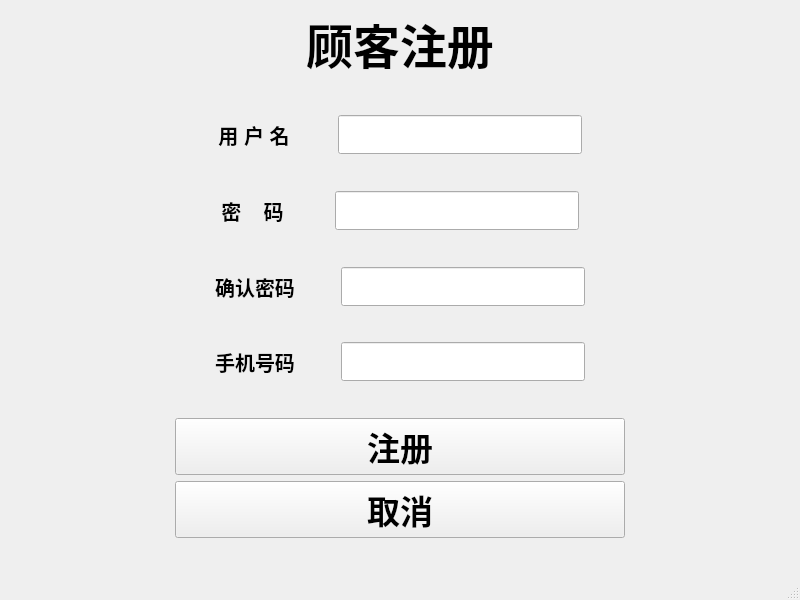
<?xml version="1.0" encoding="UTF-8"?>
<ui version="4.0">
 <class>MainWindow_customRegister</class>
 <widget class="QMainWindow" name="MainWindow_customRegister">
  <property name="geometry">
   <rect>
    <x>0</x>
    <y>0</y>
    <width>800</width>
    <height>600</height>
   </rect>
  </property>
  <property name="windowTitle">
   <string>顾客注册</string>
  </property>
  <widget class="QWidget" name="centralwidget">
   <layout class="QGridLayout" name="gridLayout">
    <item row="0" column="1">
     <layout class="QVBoxLayout" name="verticalLayout">
      <item>
       <widget class="QLabel" name="label">
        <property name="font">
         <font>
          <pointsize>35</pointsize>
          <weight>75</weight>
          <bold>true</bold>
         </font>
        </property>
        <property name="text">
         <string>顾客注册</string>
        </property>
        <property name="alignment">
         <set>Qt::AlignCenter</set>
        </property>
       </widget>
      </item>
      <item>
       <spacer name="verticalSpacer">
        <property name="orientation">
         <enum>Qt::Vertical</enum>
        </property>
        <property name="sizeHint" stdset="0">
         <size>
          <width>20</width>
          <height>40</height>
         </size>
        </property>
       </spacer>
      </item>
      <item>
       <layout class="QHBoxLayout" name="horizontalLayout">
        <item>
         <spacer name="horizontalSpacer_3">
          <property name="orientation">
           <enum>Qt::Horizontal</enum>
          </property>
          <property name="sizeHint" stdset="0">
           <size>
            <width>40</width>
            <height>20</height>
           </size>
          </property>
         </spacer>
        </item>
        <item>
         <widget class="QLabel" name="label_2">
          <property name="font">
           <font>
            <pointsize>15</pointsize>
            <weight>75</weight>
            <bold>true</bold>
           </font>
          </property>
          <property name="text">
           <string>用 户 名</string>
          </property>
          <property name="alignment">
           <set>Qt::AlignCenter</set>
          </property>
         </widget>
        </item>
        <item>
         <spacer name="horizontalSpacer_4">
          <property name="orientation">
           <enum>Qt::Horizontal</enum>
          </property>
          <property name="sizeHint" stdset="0">
           <size>
            <width>40</width>
            <height>20</height>
           </size>
          </property>
         </spacer>
        </item>
        <item>
         <widget class="QLineEdit" name="lineEdit_userName">
          <property name="font">
           <font>
            <pointsize>20</pointsize>
           </font>
          </property>
         </widget>
        </item>
        <item>
         <spacer name="horizontalSpacer_5">
          <property name="orientation">
           <enum>Qt::Horizontal</enum>
          </property>
          <property name="sizeHint" stdset="0">
           <size>
            <width>40</width>
            <height>20</height>
           </size>
          </property>
         </spacer>
        </item>
       </layout>
      </item>
      <item>
       <spacer name="verticalSpacer_2">
        <property name="orientation">
         <enum>Qt::Vertical</enum>
        </property>
        <property name="sizeHint" stdset="0">
         <size>
          <width>20</width>
          <height>40</height>
         </size>
        </property>
       </spacer>
      </item>
      <item>
       <layout class="QHBoxLayout" name="horizontalLayout_2">
        <item>
         <spacer name="horizontalSpacer_6">
          <property name="orientation">
           <enum>Qt::Horizontal</enum>
          </property>
          <property name="sizeHint" stdset="0">
           <size>
            <width>40</width>
            <height>20</height>
           </size>
          </property>
         </spacer>
        </item>
        <item>
         <widget class="QLabel" name="label_3">
          <property name="font">
           <font>
            <pointsize>15</pointsize>
            <weight>75</weight>
            <bold>true</bold>
           </font>
          </property>
          <property name="text">
           <string>密    码</string>
          </property>
          <property name="alignment">
           <set>Qt::AlignCenter</set>
          </property>
         </widget>
        </item>
        <item>
         <spacer name="horizontalSpacer_7">
          <property name="orientation">
           <enum>Qt::Horizontal</enum>
          </property>
          <property name="sizeHint" stdset="0">
           <size>
            <width>40</width>
            <height>20</height>
           </size>
          </property>
         </spacer>
        </item>
        <item>
         <widget class="QLineEdit" name="lineEdit_password">
          <property name="font">
           <font>
            <pointsize>20</pointsize>
           </font>
          </property>
         </widget>
        </item>
        <item>
         <spacer name="horizontalSpacer_8">
          <property name="orientation">
           <enum>Qt::Horizontal</enum>
          </property>
          <property name="sizeHint" stdset="0">
           <size>
            <width>40</width>
            <height>20</height>
           </size>
          </property>
         </spacer>
        </item>
       </layout>
      </item>
      <item>
       <spacer name="verticalSpacer_3">
        <property name="orientation">
         <enum>Qt::Vertical</enum>
        </property>
        <property name="sizeHint" stdset="0">
         <size>
          <width>20</width>
          <height>40</height>
         </size>
        </property>
       </spacer>
      </item>
      <item>
       <layout class="QHBoxLayout" name="horizontalLayout_3">
        <item>
         <spacer name="horizontalSpacer_9">
          <property name="orientation">
           <enum>Qt::Horizontal</enum>
          </property>
          <property name="sizeHint" stdset="0">
           <size>
            <width>40</width>
            <height>20</height>
           </size>
          </property>
         </spacer>
        </item>
        <item>
         <widget class="QLabel" name="label_4">
          <property name="font">
           <font>
            <pointsize>15</pointsize>
            <weight>75</weight>
            <bold>true</bold>
           </font>
          </property>
          <property name="text">
           <string>确认密码</string>
          </property>
          <property name="alignment">
           <set>Qt::AlignCenter</set>
          </property>
         </widget>
        </item>
        <item>
         <spacer name="horizontalSpacer_10">
          <property name="orientation">
           <enum>Qt::Horizontal</enum>
          </property>
          <property name="sizeHint" stdset="0">
           <size>
            <width>40</width>
            <height>20</height>
           </size>
          </property>
         </spacer>
        </item>
        <item>
         <widget class="QLineEdit" name="lineEdit_passwordSure">
          <property name="font">
           <font>
            <pointsize>20</pointsize>
           </font>
          </property>
         </widget>
        </item>
        <item>
         <spacer name="horizontalSpacer_11">
          <property name="orientation">
           <enum>Qt::Horizontal</enum>
          </property>
          <property name="sizeHint" stdset="0">
           <size>
            <width>40</width>
            <height>20</height>
           </size>
          </property>
         </spacer>
        </item>
       </layout>
      </item>
      <item>
       <spacer name="verticalSpacer_4">
        <property name="orientation">
         <enum>Qt::Vertical</enum>
        </property>
        <property name="sizeHint" stdset="0">
         <size>
          <width>20</width>
          <height>40</height>
         </size>
        </property>
       </spacer>
      </item>
      <item>
       <layout class="QHBoxLayout" name="horizontalLayout_4">
        <item>
         <spacer name="horizontalSpacer_12">
          <property name="orientation">
           <enum>Qt::Horizontal</enum>
          </property>
          <property name="sizeHint" stdset="0">
           <size>
            <width>40</width>
            <height>20</height>
           </size>
          </property>
         </spacer>
        </item>
        <item>
         <widget class="QLabel" name="label_5">
          <property name="font">
           <font>
            <pointsize>15</pointsize>
            <weight>75</weight>
            <bold>true</bold>
           </font>
          </property>
          <property name="text">
           <string>手机号码</string>
          </property>
          <property name="alignment">
           <set>Qt::AlignCenter</set>
          </property>
         </widget>
        </item>
        <item>
         <spacer name="horizontalSpacer_13">
          <property name="orientation">
           <enum>Qt::Horizontal</enum>
          </property>
          <property name="sizeHint" stdset="0">
           <size>
            <width>40</width>
            <height>20</height>
           </size>
          </property>
         </spacer>
        </item>
        <item>
         <widget class="QLineEdit" name="lineEdit_phoneNumber">
          <property name="font">
           <font>
            <pointsize>20</pointsize>
           </font>
          </property>
         </widget>
        </item>
        <item>
         <spacer name="horizontalSpacer_14">
          <property name="orientation">
           <enum>Qt::Horizontal</enum>
          </property>
          <property name="sizeHint" stdset="0">
           <size>
            <width>40</width>
            <height>20</height>
           </size>
          </property>
         </spacer>
        </item>
       </layout>
      </item>
      <item>
       <spacer name="verticalSpacer_5">
        <property name="orientation">
         <enum>Qt::Vertical</enum>
        </property>
        <property name="sizeHint" stdset="0">
         <size>
          <width>20</width>
          <height>40</height>
         </size>
        </property>
       </spacer>
      </item>
      <item>
       <widget class="QPushButton" name="pushButton_register">
        <property name="font">
         <font>
          <pointsize>25</pointsize>
          <weight>75</weight>
          <bold>true</bold>
         </font>
        </property>
        <property name="text">
         <string>注册</string>
        </property>
       </widget>
      </item>
      <item>
       <widget class="QPushButton" name="pushButton_quit">
        <property name="font">
         <font>
          <pointsize>25</pointsize>
          <weight>75</weight>
          <bold>true</bold>
         </font>
        </property>
        <property name="text">
         <string>取消</string>
        </property>
       </widget>
      </item>
      <item>
       <spacer name="verticalSpacer_6">
        <property name="orientation">
         <enum>Qt::Vertical</enum>
        </property>
        <property name="sizeHint" stdset="0">
         <size>
          <width>20</width>
          <height>40</height>
         </size>
        </property>
       </spacer>
      </item>
     </layout>
    </item>
    <item row="0" column="2">
     <spacer name="horizontalSpacer_2">
      <property name="orientation">
       <enum>Qt::Horizontal</enum>
      </property>
      <property name="sizeHint" stdset="0">
       <size>
        <width>40</width>
        <height>20</height>
       </size>
      </property>
     </spacer>
    </item>
    <item row="0" column="0">
     <spacer name="horizontalSpacer">
      <property name="orientation">
       <enum>Qt::Horizontal</enum>
      </property>
      <property name="sizeHint" stdset="0">
       <size>
        <width>40</width>
        <height>20</height>
       </size>
      </property>
     </spacer>
    </item>
    <item row="1" column="1">
     <spacer name="verticalSpacer_7">
      <property name="orientation">
       <enum>Qt::Vertical</enum>
      </property>
      <property name="sizeHint" stdset="0">
       <size>
        <width>20</width>
        <height>40</height>
       </size>
      </property>
     </spacer>
    </item>
   </layout>
  </widget>
  <widget class="QMenuBar" name="menubar">
   <property name="geometry">
    <rect>
     <x>0</x>
     <y>0</y>
     <width>800</width>
     <height>26</height>
    </rect>
   </property>
  </widget>
  <widget class="QStatusBar" name="statusbar"/>
 </widget>
 <resources/>
 <connections/>
</ui>
